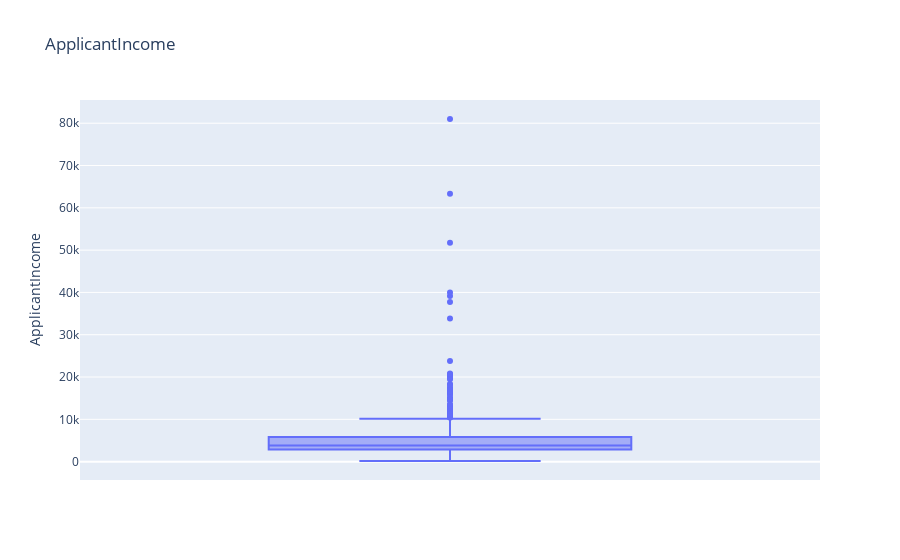
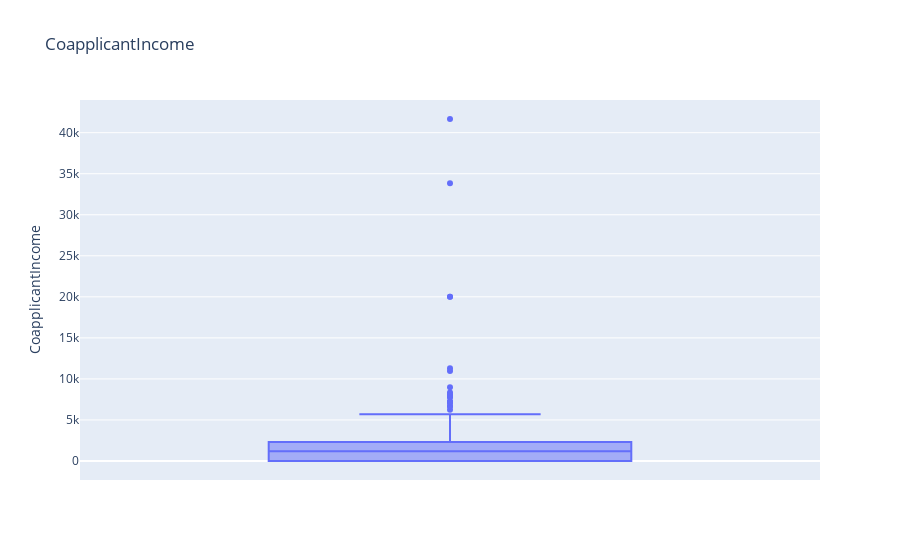
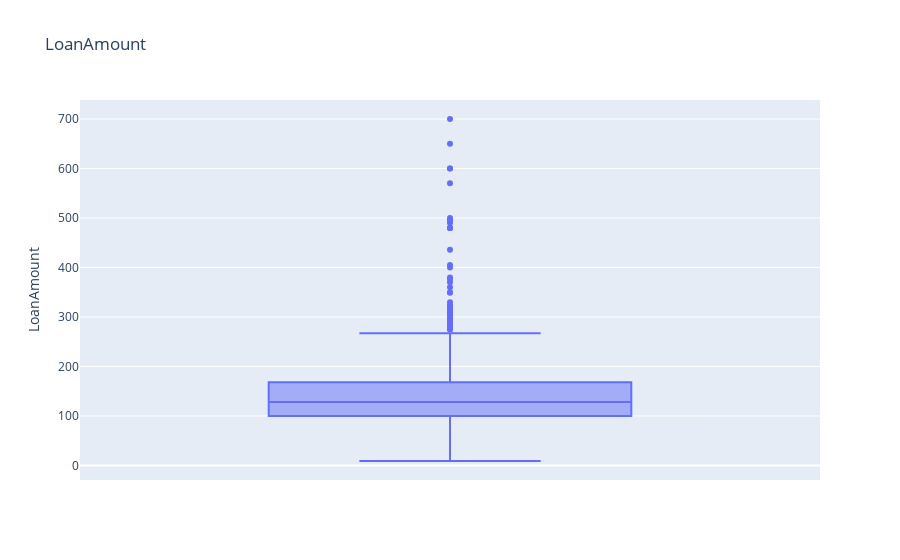
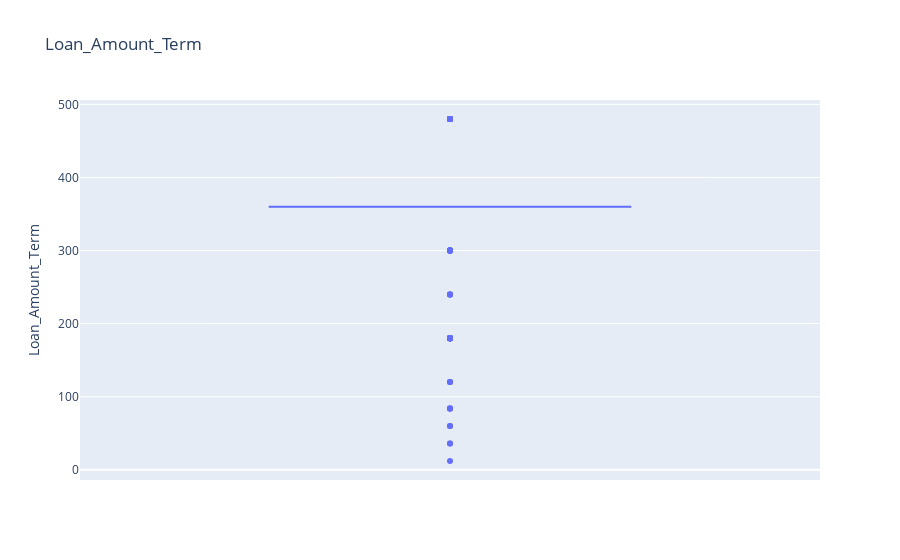

Notebook source saved alongside these figures, in order:
### Markdown cell above
##

### Code cell
for col in num_cols:
    px.box(data,y=col,title=col).show()

### Figure 1 — Plotly figure (JSON) as saved in the notebook; plotly's stock layout.template omitted (floating-point values rounded to 4 significant figures; data arrays with more than 128 entries replaced by an {"elided": "..."} marker saying what was removed)
{"data": [{"alignmentgroup": "True", "hovertemplate": "ApplicantIncome=%{y}<extra></extra>", "legendgroup": "", "marker": {"color": "#636efa"}, "name": "", "notched": false, "offsetgroup": "", "orientation": "v", "showlegend": false, "type": "box", "x0": " ", "xaxis": "x", "y": {"elided": "614 int values"}, "y0": " ", "yaxis": "y"}], "layout": {"boxmode": "group", "legend": {"tracegroupgap": 0}, "title": {"text": "ApplicantIncome"}, "xaxis": {"anchor": "y", "domain": [0, 1]}, "yaxis": {"anchor": "x", "domain": [0, 1], "title": {"text": "ApplicantIncome"}}}}

### Figure 2 — Plotly figure (JSON) as saved in the notebook; plotly's stock layout.template omitted (floating-point values rounded to 4 significant figures; data arrays with more than 128 entries replaced by an {"elided": "..."} marker saying what was removed)
{"data": [{"alignmentgroup": "True", "hovertemplate": "CoapplicantIncome=%{y}<extra></extra>", "legendgroup": "", "marker": {"color": "#636efa"}, "name": "", "notched": false, "offsetgroup": "", "orientation": "v", "showlegend": false, "type": "box", "x0": " ", "xaxis": "x", "y": {"elided": "614 float values"}, "y0": " ", "yaxis": "y"}], "layout": {"boxmode": "group", "legend": {"tracegroupgap": 0}, "title": {"text": "CoapplicantIncome"}, "xaxis": {"anchor": "y", "domain": [0, 1]}, "yaxis": {"anchor": "x", "domain": [0, 1], "title": {"text": "CoapplicantIncome"}}}}

### Figure 3 — Plotly figure (JSON) as saved in the notebook; plotly's stock layout.template omitted (floating-point values rounded to 4 significant figures; data arrays with more than 128 entries replaced by an {"elided": "..."} marker saying what was removed)
{"data": [{"alignmentgroup": "True", "hovertemplate": "LoanAmount=%{y}<extra></extra>", "legendgroup": "", "marker": {"color": "#636efa"}, "name": "", "notched": false, "offsetgroup": "", "orientation": "v", "showlegend": false, "type": "box", "x0": " ", "xaxis": "x", "y": {"elided": "614 float values"}, "y0": " ", "yaxis": "y"}], "layout": {"boxmode": "group", "legend": {"tracegroupgap": 0}, "title": {"text": "LoanAmount"}, "xaxis": {"anchor": "y", "domain": [0, 1]}, "yaxis": {"anchor": "x", "domain": [0, 1], "title": {"text": "LoanAmount"}}}}

### Figure 4 — Plotly figure (JSON) as saved in the notebook; plotly's stock layout.template omitted (floating-point values rounded to 4 significant figures; data arrays with more than 128 entries replaced by an {"elided": "..."} marker saying what was removed)
{"data": [{"alignmentgroup": "True", "hovertemplate": "Loan_Amount_Term=%{y}<extra></extra>", "legendgroup": "", "marker": {"color": "#636efa"}, "name": "", "notched": false, "offsetgroup": "", "orientation": "v", "showlegend": false, "type": "box", "x0": " ", "xaxis": "x", "y": {"elided": "614 float values"}, "y0": " ", "yaxis": "y"}], "layout": {"boxmode": "group", "legend": {"tracegroupgap": 0}, "title": {"text": "Loan_Amount_Term"}, "xaxis": {"anchor": "y", "domain": [0, 1]}, "yaxis": {"anchor": "x", "domain": [0, 1], "title": {"text": "Loan_Amount_Term"}}}}
